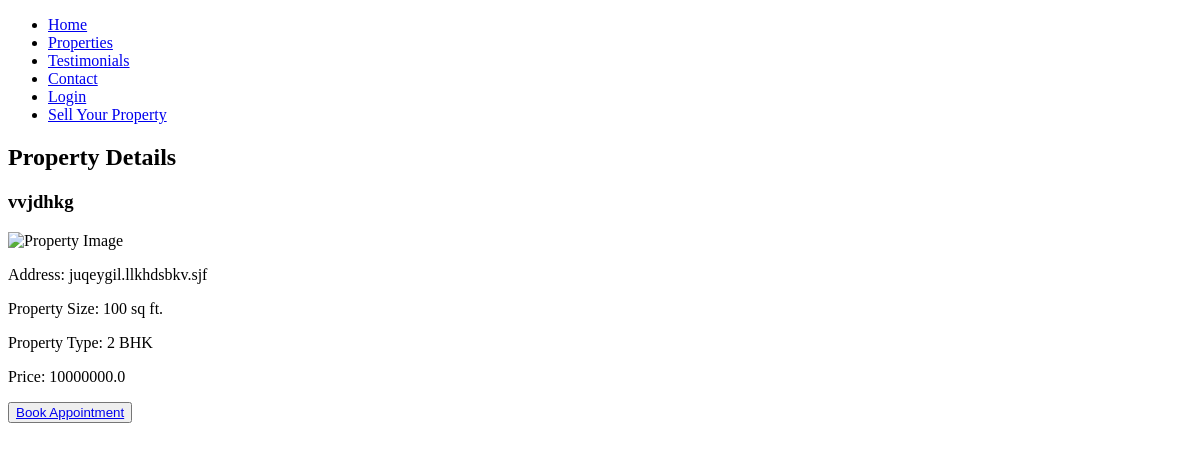
The app's page /property/2, older data.
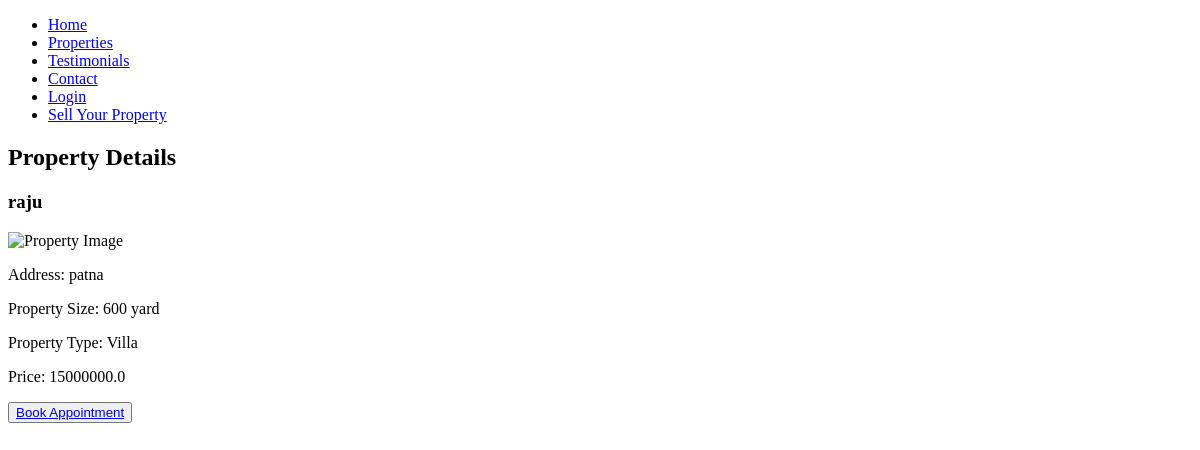
The same page, newer data.
### app.py (models this page shows)
class Property(db.Model):
    id = db.Column(db.Integer, primary_key=True)
    owner_name = db.Column(db.String(100), nullable=False)
    property_images = db.Column(db.String(200), nullable=False)
    address = db.Column(db.String(200), nullable=False)
    property_size = db.Column(db.String(20), nullable=False)
    property_type = db.Column(db.String(50), nullable=False)
    price = db.Column(db.Float, nullable=False)

### app.py (the view)
@app.route('/property/<int:id>')
def property_details(id):
    property = Property.query.get_or_404(id)
    return render_template('property_details.html', property=property)

### templates/property_details.html (shortened to what this page needs)
<!DOCTYPE html>
<html lang="en">
<head>
</head>
<body>
    <header>
        <nav>
            <ul>
                <li><a href="/">Home</a></li>
                <li><a href="#properties">Properties</a></li>
                <li><a href="#testimonials">Testimonials</a></li>
                <li><a href="#contact">Contact</a></li>
                {% if 'user_id' in session %}
                <li><a href="/logout">Logout</a></li>
                {% else %}
                <li><a href="/login">Login</a></li>
                {% endif %}
                <li><a href="/sell_property">Sell Your Property</a></li>
            </ul>
        </nav>
    </header>
    <main>
        <section id="property-details">
            <h2>Property Details</h2>
            <h3>{{ property.owner_name }}</h3>
            <img src="{{ property.property_images }}" alt="Property Image">
            <p>Address: {{ property.address }}</p>
            <p>Property Size: {{ property.property_size }}</p>
            <p>Property Type: {{ property.property_type }}</p>
            <p>Price: {{ property.price }}</p>
            <button><a href="{{ url_for('appointment') }}">Book Appointment</a></button>
        </section>
    </main>
</body>
</html>

Row changes from the older to the newer data that the page shows:
changed Property: owner_name "vvjdhkg" → "raju"; address "juqeygil.llkhdsbkv.sjf" → "patna"; property_size "100 sq ft." → "600 yard"; property_type "2 BHK" → "Villa"; price "10000000.0" → "15000000.0"
